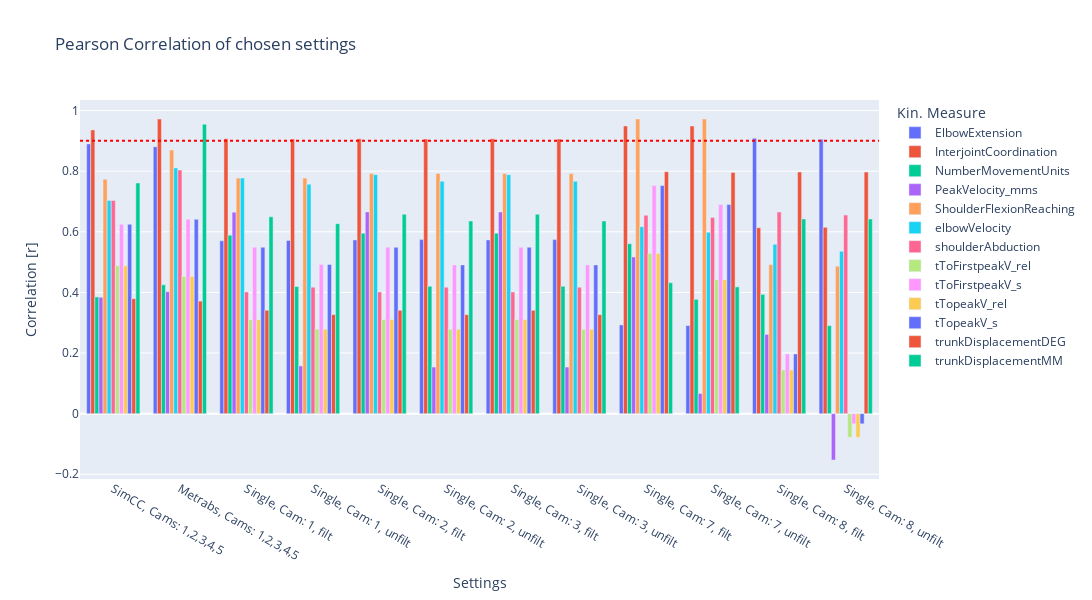

The cell this chart's notebook holds for it:
### Code cell
fig = px.bar(df_plot[df_plot['id_s'].isin(idx_s_reduced)], x='id_s_name', y='correlation', color='measure', title=f'Pearson Correlation', labels={'correlation': 'Pearson Correlation', 'id_s': 'Subject ID', 'measure': 'Kin. Measure'},
             template = 'plotly', barmode="group")

fig.add_hline(y=0.9, line_dash='dot', line_color='red', name = 'minimum correlation')

fig.update_layout(title= f'Pearson Correlation of chosen settings',
          xaxis_title=f'Settings',
          yaxis_title=f'Correlation [r]',
                  width=1300, height=600
          )

fig.show()

os.makedirs(os.path.join(dir_plots_cat, '04_correlation'), exist_ok=True)

path = os.path.join(dir_plots_cat, '04_correlation', f'pearson_corr_reduced.html')
fig.write_html(path)

path = os.path.join(dir_plots_cat, '04_correlation', f'pearson_corr_reduced.png')
fig.write_image(path, scale = 5)

### Figure 1 — Plotly figure (JSON) as saved in the notebook; plotly's stock layout.template omitted (floating-point values rounded to 4 significant figures)
{"data": [{"alignmentgroup": "True", "hovertemplate": "Kin. Measure=ElbowExtension<br>id_s_name=%{x}<br>Pearson Correlation=%{y}<extra></extra>", "legendgroup": "ElbowExtension", "marker": {"color": "#636efa", "pattern": {"shape": ""}}, "name": "ElbowExtension", "offsetgroup": "ElbowExtension", "orientation": "v", "showlegend": true, "textposition": "auto", "x": ["SimCC, Cams: 1,2,3,4,5", "Metrabs, Cams: 1,2,3,4,5", "Single, Cam: 1, filt", "Single, Cam: 1, unfilt", "Single, Cam: 2, filt", "Single, Cam: 2, unfilt", "Single, Cam: 3, filt", "Single, Cam: 3, unfilt", "Single, Cam: 7, filt", "Single, Cam: 7, unfilt", "Single, Cam: 8, filt", "Single, Cam: 8, unfilt"], "xaxis": "x", "y": [0.8899, 0.8807, 0.5704, 0.5715, 0.5733, 0.5742, 0.5733, 0.5742, 0.2927, 0.2908, 0.9086, 0.905], "yaxis": "y", "type": "bar"}, {"alignmentgroup": "True", "hovertemplate": "Kin. Measure=InterjointCoordination<br>id_s_name=%{x}<br>Pearson Correlation=%{y}<extra></extra>", "legendgroup": "InterjointCoordination", "marker": {"color": "#EF553B", "pattern": {"shape": ""}}, "name": "InterjointCoordination", "offsetgroup": "InterjointCoordination", "orientation": "v", "showlegend": true, "textposition": "auto", "x": ["SimCC, Cams: 1,2,3,4,5", "Metrabs, Cams: 1,2,3,4,5", "Single, Cam: 1, filt", "Single, Cam: 1, unfilt", "Single, Cam: 2, filt", "Single, Cam: 2, unfilt", "Single, Cam: 3, filt", "Single, Cam: 3, unfilt", "Single, Cam: 7, filt", "Single, Cam: 7, unfilt", "Single, Cam: 8, filt", "Single, Cam: 8, unfilt"], "xaxis": "x", "y": [0.9362, 0.972, 0.9071, 0.906, 0.9071, 0.9059, 0.9071, 0.9059, 0.9491, 0.9491, 0.6136, 0.6147], "yaxis": "y", "type": "bar"}, {"alignmentgroup": "True", "hovertemplate": "Kin. Measure=NumberMovementUnits<br>id_s_name=%{x}<br>Pearson Correlation=%{y}<extra></extra>", "legendgroup": "NumberMovementUnits", "marker": {"color": "#00cc96", "pattern": {"shape": ""}}, "name": "NumberMovementUnits", "offsetgroup": "NumberMovementUnits", "orientation": "v", "showlegend": true, "textposition": "auto", "x": ["SimCC, Cams: 1,2,3,4,5", "Metrabs, Cams: 1,2,3,4,5", "Single, Cam: 1, filt", "Single, Cam: 1, unfilt", "Single, Cam: 2, filt", "Single, Cam: 2, unfilt", "Single, Cam: 3, filt", "Single, Cam: 3, unfilt", "Single, Cam: 7, filt", "Single, Cam: 7, unfilt", "Single, Cam: 8, filt", "Single, Cam: 8, unfilt"], "xaxis": "x", "y": [0.3851, 0.4251, 0.589, 0.4194, 0.5956, 0.4202, 0.5956, 0.4202, 0.5608, 0.3772, 0.3936, 0.2904], "yaxis": "y", "type": "bar"}, {"alignmentgroup": "True", "hovertemplate": "Kin. Measure=PeakVelocity_mms<br>id_s_name=%{x}<br>Pearson Correlation=%{y}<extra></extra>", "legendgroup": "PeakVelocity_mms", "marker": {"color": "#ab63fa", "pattern": {"shape": ""}}, "name": "PeakVelocity_mms", "offsetgroup": "PeakVelocity_mms", "orientation": "v", "showlegend": true, "textposition": "auto", "x": ["SimCC, Cams: 1,2,3,4,5", "Metrabs, Cams: 1,2,3,4,5", "Single, Cam: 1, filt", "Single, Cam: 1, unfilt", "Single, Cam: 2, filt", "Single, Cam: 2, unfilt", "Single, Cam: 3, filt", "Single, Cam: 3, unfilt", "Single, Cam: 7, filt", "Single, Cam: 7, unfilt", "Single, Cam: 8, filt", "Single, Cam: 8, unfilt"], "xaxis": "x", "y": [0.384, 0.4024, 0.6648, 0.1575, 0.6656, 0.1537, 0.6656, 0.1537, 0.5169, 0.06661, 0.2617, -0.153], "yaxis": "y", "type": "bar"}, {"alignmentgroup": "True", "hovertemplate": "Kin. Measure=ShoulderFlexionReaching<br>id_s_name=%{x}<br>Pearson Correlation=%{y}<extra></extra>", "legendgroup": "ShoulderFlexionReaching", "marker": {"color": "#FFA15A", "pattern": {"shape": ""}}, "name": "ShoulderFlexionReaching", "offsetgroup": "ShoulderFlexionReaching", "orientation": "v", "showlegend": true, "textposition": "auto", "x": ["SimCC, Cams: 1,2,3,4,5", "Metrabs, Cams: 1,2,3,4,5", "Single, Cam: 1, filt", "Single, Cam: 1, unfilt", "Single, Cam: 2, filt", "Single, Cam: 2, unfilt", "Single, Cam: 3, filt", "Single, Cam: 3, unfilt", "Single, Cam: 7, filt", "Single, Cam: 7, unfilt", "Single, Cam: 8, filt", "Single, Cam: 8, unfilt"], "xaxis": "x", "y": [0.7737, 0.87, 0.7771, 0.7771, 0.7923, 0.7922, 0.7923, 0.7922, 0.9723, 0.972, 0.4925, 0.4865], "yaxis": "y", "type": "bar"}, {"alignmentgroup": "True", "hovertemplate": "Kin. Measure=elbowVelocity<br>id_s_name=%{x}<br>Pearson Correlation=%{y}<extra></extra>", "legendgroup": "elbowVelocity", "marker": {"color": "#19d3f3", "pattern": {"shape": ""}}, "name": "elbowVelocity", "offsetgroup": "elbowVelocity", "orientation": "v", "showlegend": true, "textposition": "auto", "x": ["SimCC, Cams: 1,2,3,4,5", "Metrabs, Cams: 1,2,3,4,5", "Single, Cam: 1, filt", "Single, Cam: 1, unfilt", "Single, Cam: 2, filt", "Single, Cam: 2, unfilt", "Single, Cam: 3, filt", "Single, Cam: 3, unfilt", "Single, Cam: 7, filt", "Single, Cam: 7, unfilt", "Single, Cam: 8, filt", "Single, Cam: 8, unfilt"], "xaxis": "x", "y": [0.7036, 0.8108, 0.7773, 0.7571, 0.7886, 0.7666, 0.7886, 0.7666, 0.6167, 0.5982, 0.5585, 0.5359], "yaxis": "y", "type": "bar"}, {"alignmentgroup": "True", "hovertemplate": "Kin. Measure=shoulderAbduction<br>id_s_name=%{x}<br>Pearson Correlation=%{y}<extra></extra>", "legendgroup": "shoulderAbduction", "marker": {"color": "#FF6692", "pattern": {"shape": ""}}, "name": "shoulderAbduction", "offsetgroup": "shoulderAbduction", "orientation": "v", "showlegend": true, "textposition": "auto", "x": ["SimCC, Cams: 1,2,3,4,5", "Metrabs, Cams: 1,2,3,4,5", "Single, Cam: 1, filt", "Single, Cam: 1, unfilt", "Single, Cam: 2, filt", "Single, Cam: 2, unfilt", "Single, Cam: 3, filt", "Single, Cam: 3, unfilt", "Single, Cam: 7, filt", "Single, Cam: 7, unfilt", "Single, Cam: 8, filt", "Single, Cam: 8, unfilt"], "xaxis": "x", "y": [0.7033, 0.8036, 0.4015, 0.4172, 0.4014, 0.4171, 0.4014, 0.4171, 0.6545, 0.6475, 0.6652, 0.6552], "yaxis": "y", "type": "bar"}, {"alignmentgroup": "True", "hovertemplate": "Kin. Measure=tToFirstpeakV_rel<br>id_s_name=%{x}<br>Pearson Correlation=%{y}<extra></extra>", "legendgroup": "tToFirstpeakV_rel", "marker": {"color": "#B6E880", "pattern": {"shape": ""}}, "name": "tToFirstpeakV_rel", "offsetgroup": "tToFirstpeakV_rel", "orientation": "v", "showlegend": true, "textposition": "auto", "x": ["SimCC, Cams: 1,2,3,4,5", "Metrabs, Cams: 1,2,3,4,5", "Single, Cam: 1, filt", "Single, Cam: 1, unfilt", "Single, Cam: 2, filt", "Single, Cam: 2, unfilt", "Single, Cam: 3, filt", "Single, Cam: 3, unfilt", "Single, Cam: 7, filt", "Single, Cam: 7, unfilt", "Single, Cam: 8, filt", "Single, Cam: 8, unfilt"], "xaxis": "x", "y": [0.4876, 0.4524, 0.3098, 0.2787, 0.3105, 0.2784, 0.3105, 0.2784, 0.5282, 0.4418, 0.1439, -0.07805], "yaxis": "y", "type": "bar"}, {"alignmentgroup": "True", "hovertemplate": "Kin. Measure=tToFirstpeakV_s<br>id_s_name=%{x}<br>Pearson Correlation=%{y}<extra></extra>", "legendgroup": "tToFirstpeakV_s", "marker": {"color": "#FF97FF", "pattern": {"shape": ""}}, "name": "tToFirstpeakV_s", "offsetgroup": "tToFirstpeakV_s", "orientation": "v", "showlegend": true, "textposition": "auto", "x": ["SimCC, Cams: 1,2,3,4,5", "Metrabs, Cams: 1,2,3,4,5", "Single, Cam: 1, filt", "Single, Cam: 1, unfilt", "Single, Cam: 2, filt", "Single, Cam: 2, unfilt", "Single, Cam: 3, filt", "Single, Cam: 3, unfilt", "Single, Cam: 7, filt", "Single, Cam: 7, unfilt", "Single, Cam: 8, filt", "Single, Cam: 8, unfilt"], "xaxis": "x", "y": [0.6247, 0.6415, 0.5492, 0.4924, 0.549, 0.4908, 0.549, 0.4908, 0.7525, 0.6899, 0.197, -0.03354], "yaxis": "y", "type": "bar"}, {"alignmentgroup": "True", "hovertemplate": "Kin. Measure=tTopeakV_rel<br>id_s_name=%{x}<br>Pearson Correlation=%{y}<extra></extra>", "legendgroup": "tTopeakV_rel", "marker": {"color": "#FECB52", "pattern": {"shape": ""}}, "name": "tTopeakV_rel", "offsetgroup": "tTopeakV_rel", "orientation": "v", "showlegend": true, "textposition": "auto", "x": ["SimCC, Cams: 1,2,3,4,5", "Metrabs, Cams: 1,2,3,4,5", "Single, Cam: 1, filt", "Single, Cam: 1, unfilt", "Single, Cam: 2, filt", "Single, Cam: 2, unfilt", "Single, Cam: 3, filt", "Single, Cam: 3, unfilt", "Single, Cam: 7, filt", "Single, Cam: 7, unfilt", "Single, Cam: 8, filt", "Single, Cam: 8, unfilt"], "xaxis": "x", "y": [0.4876, 0.4524, 0.3098, 0.2787, 0.3105, 0.2784, 0.3105, 0.2784, 0.5282, 0.4418, 0.1439, -0.07805], "yaxis": "y", "type": "bar"}, {"alignmentgroup": "True", "hovertemplate": "Kin. Measure=tTopeakV_s<br>id_s_name=%{x}<br>Pearson Correlation=%{y}<extra></extra>", "legendgroup": "tTopeakV_s", "marker": {"color": "#636efa", "pattern": {"shape": ""}}, "name": "tTopeakV_s", "offsetgroup": "tTopeakV_s", "orientation": "v", "showlegend": true, "textposition": "auto", "x": ["SimCC, Cams: 1,2,3,4,5", "Metrabs, Cams: 1,2,3,4,5", "Single, Cam: 1, filt", "Single, Cam: 1, unfilt", "Single, Cam: 2, filt", "Single, Cam: 2, unfilt", "Single, Cam: 3, filt", "Single, Cam: 3, unfilt", "Single, Cam: 7, filt", "Single, Cam: 7, unfilt", "Single, Cam: 8, filt", "Single, Cam: 8, unfilt"], "xaxis": "x", "y": [0.6247, 0.6415, 0.5492, 0.4924, 0.549, 0.4908, 0.549, 0.4908, 0.7525, 0.6899, 0.197, -0.03354], "yaxis": "y", "type": "bar"}, {"alignmentgroup": "True", "hovertemplate": "Kin. Measure=trunkDisplacementDEG<br>id_s_name=%{x}<br>Pearson Correlation=%{y}<extra></extra>", "legendgroup": "trunkDisplacementDEG", "marker": {"color": "#EF553B", "pattern": {"shape": ""}}, "name": "trunkDisplacementDEG", "offsetgroup": "trunkDisplacementDEG", "orientation": "v", "showlegend": true, "textposition": "auto", "x": ["SimCC, Cams: 1,2,3,4,5", "Metrabs, Cams: 1,2,3,4,5", "Single, Cam: 1, filt", "Single, Cam: 1, unfilt", "Single, Cam: 2, filt", "Single, Cam: 2, unfilt", "Single, Cam: 3, filt", "Single, Cam: 3, unfilt", "Single, Cam: 7, filt", "Single, Cam: 7, unfilt", "Single, Cam: 8, filt", "Single, Cam: 8, unfilt"], "xaxis": "x", "y": [0.3792, 0.3713, 0.3411, 0.3268, 0.341, 0.3266, 0.341, 0.3266, 0.7983, 0.796, 0.7972, 0.7971], "yaxis": "y", "type": "bar"}, {"alignmentgroup": "True", "hovertemplate": "Kin. Measure=trunkDisplacementMM<br>id_s_name=%{x}<br>Pearson Correlation=%{y}<extra></extra>", "legendgroup": "trunkDisplacementMM", "marker": {"color": "#00cc96", "pattern": {"shape": ""}}, "name": "trunkDisplacementMM", "offsetgroup": "trunkDisplacementMM", "orientation": "v", "showlegend": true, "textposition": "auto", "x": ["SimCC, Cams: 1,2,3,4,5", "Metrabs, Cams: 1,2,3,4,5", "Single, Cam: 1, filt", "Single, Cam: 1, unfilt", "Single, Cam: 2, filt", "Single, Cam: 2, unfilt", "Single, Cam: 3, filt", "Single, Cam: 3, unfilt", "Single, Cam: 7, filt", "Single, Cam: 7, unfilt", "Single, Cam: 8, filt", "Single, Cam: 8, unfilt"], "xaxis": "x", "y": [0.7613, 0.9548, 0.6496, 0.6269, 0.658, 0.6357, 0.658, 0.6357, 0.4318, 0.4182, 0.6426, 0.6423], "yaxis": "y", "type": "bar"}], "layout": {"xaxis": {"anchor": "y", "domain": [0.0, 1.0], "title": {"text": "Settings"}}, "yaxis": {"anchor": "x", "domain": [0.0, 1.0], "title": {"text": "Correlation [r]"}}, "legend": {"title": {"text": "Kin. Measure"}, "tracegroupgap": 0}, "title": {"text": "Pearson Correlation of chosen settings"}, "barmode": "group", "shapes": [{"line": {"color": "red", "dash": "dot"}, "name": "minimum correlation", "type": "line", "x0": 0, "x1": 1, "xref": "x domain", "y0": 0.9, "y1": 0.9, "yref": "y"}], "width": 1300, "height": 600}}
